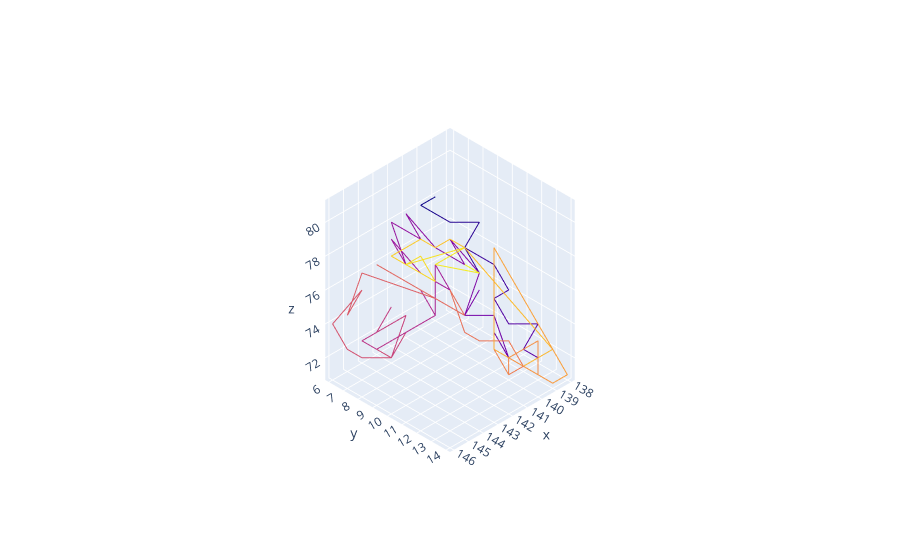

The cell this chart's notebook holds for it:
### Code cell
px = []
py = []
pz = []
for point in path:
  px.append(point[0])
  py.append(point[1])
  pz.append(point[2])
# color by index so we can see the order
colors = []
for i in range(len(path)):
  colors.append(i)
fig = go.Figure(data=[
      go.Scatter3d(x=px, y=py, z=pz,
                    mode='lines', 
                    line=dict(color=colors),
                    hoverinfo='text',
                    # hovertext=['(%d, %d, %d)' % (x[i], y[i], z[i]) for i in range(len(path))]
                    ),

    #  go.Scatter3d(x=x, y=y, z=z,
    #               mode='markers',
    #               marker=dict(size=2)
    #              ),
    ])
fig.update_scenes(camera_projection_type='orthographic')
fig.show()

### Figure 1 — Plotly figure (JSON) as saved in the notebook; plotly's stock layout.template omitted (floating-point values rounded to 4 significant figures)
{"data": [{"hoverinfo": "text", "line": {"color": [0, 1, 2, 3, 4, 5, 6, 7, 8, 9, 10, 11, 12, 13, 14, 15, 16, 17, 18, 19, 20, 21, 22, 23, 24, 25, 26, 27, 28, 29, 30, 31, 32, 33, 34, 35, 36, 37, 38, 39, 40, 41, 42, 43, 44, 45, 46, 47, 48, 49, 50, 51, 52, 53, 54, 55, 56, 57, 58, 59, 60, 61, 62, 63, 64, 65, 66, 67, 68, 69, 70, 71, 72, 73, 74, 75, 76, 77, 78, 79, 80, 81, 82, 83, 84, 85, 86, 87, 88, 89, 90, 91, 92, 93, 94, 95, 96, 97, 98, 99, 100, 101, 102, 103, 104]}, "mode": "lines", "type": "scatter3d", "x": [139, 140, 140, 139, 140, 139, 138, 139, 139, 139, 138, 138, 139, 139, 139, 139, 138, 139, 139, 140, 140, 140, 140, 140, 141, 140, 141, 140, 140, 140, 141, 141, 141, 142, 142, 142, 142, 141, 141, 142, 142, 142, 142, 143, 145, 145, 145, 144, 143, 144, 143, 144, 143, 145, 144, 146, 146, 146, 144, 145, 144, 143, 143, 143, 143, 142, 142, 142, 142, 141, 141, 142, 142, 142, 142, 140, 140, 142, 139, 140, 139, 138, 142, 142, 142, 142, 141, 140, 138, 143, 143, 144, 144, 145, 146, 146, 146, 146, 146, 144, 146, 144, 145, 144, 145], "y": [6, 6, 7, 7, 7, 7, 8, 8, 9, 8, 9, 10, 10, 11, 10, 11, 12, 12, 13, 13, 12, 11, 12, 11, 10, 10, 10, 10, 8, 9, 8, 6, 7, 6, 7, 6, 8, 9, 8, 9, 9, 8, 9, 9, 9, 8, 7, 7, 7, 7, 8, 8, 8, 8, 8, 8, 7, 6, 6, 6, 6, 10, 8, 6, 10, 11, 10, 11, 12, 13, 14, 14, 13, 14, 14, 14, 14, 14, 14, 14, 14, 14, 13, 13, 13, 13, 13, 13, 13, 12, 11, 11, 10, 10, 10, 11, 13, 12, 11, 13, 13, 14, 14, 14, 14], "z": [78, 78, 78, 77, 78, 77, 77, 76, 75, 76, 75, 74, 74, 73, 74, 73, 73, 72, 72, 72, 72, 73, 72, 74, 74, 75, 74, 76, 77, 76, 77, 78, 77, 78, 76, 77, 76, 75, 76, 75, 74, 75, 74, 74, 74, 73, 73, 73, 74, 73, 74, 72, 73, 73, 72, 73, 73, 74, 75, 74, 76, 76, 76, 76, 76, 75, 76, 74, 74, 74, 73, 73, 74, 73, 74, 72, 74, 74, 71, 72, 71, 71, 80, 78, 76, 74, 73, 72, 72, 80, 80, 80, 80, 80, 80, 80, 80, 81, 80, 81, 81, 80, 81, 80, 81]}], "layout": {"scene": {"camera": {"projection": {"type": "orthographic"}}}}}
